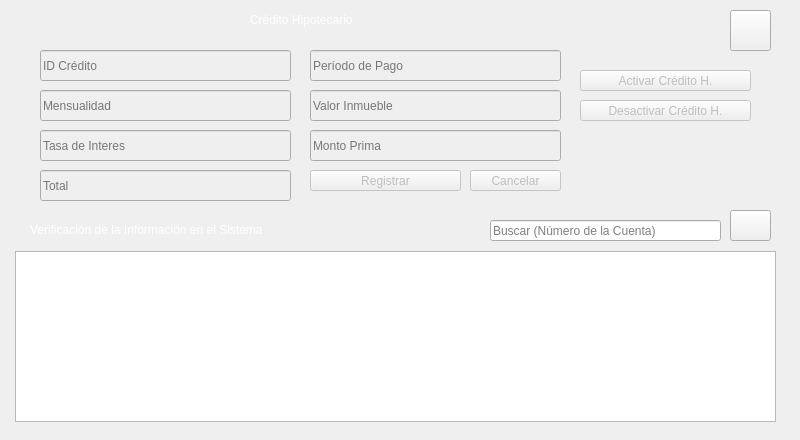
      <widget class="QWidget" name="tab_8">
       <attribute name="title">
        <string>Créditos Hipotecarios</string>
       </attribute>
       <widget class="QLineEdit" name="BuscarHipotecariosCuentalineEdit">
        <property name="geometry">
         <rect>
          <x>490</x>
          <y>220</y>
          <width>231</width>
          <height>21</height>
         </rect>
        </property>
        <property name="styleSheet">
         <string notr="true">font: 63 9pt &quot;Yu Gothic UI Semibold&quot;;
font: 13pt &quot;MS Shell Dlg 2&quot;;</string>
        </property>
        <property name="placeholderText">
         <string>Buscar (Número de la Cuenta)</string>
        </property>
       </widget>
       <widget class="QPushButton" name="BuscarHipotecasCuentaPushButton">
        <property name="geometry">
         <rect>
          <x>730</x>
          <y>210</y>
          <width>41</width>
          <height>31</height>
         </rect>
        </property>
        <property name="styleSheet">
         <string notr="true">border-image: url(:/imagenes/Buscar1.png);</string>
        </property>
        <property name="text">
         <string/>
        </property>
       </widget>
       <widget class="QLabel" name="label1016">
        <property name="geometry">
         <rect>
          <x>250</x>
          <y>10</y>
          <width>111</width>
          <height>20</height>
         </rect>
        </property>
        <property name="styleSheet">
         <string notr="true">font: 10pt &quot;MS Shell Dlg 2&quot;;
color: rgb(255, 255, 255);</string>
        </property>
        <property name="text">
         <string>Crédito Hipotecario</string>
        </property>
       </widget>
       <widget class="QLineEdit" name="IDcreditoHipotecariolineEdit">
        <property name="enabled">
         <bool>false</bool>
        </property>
        <property name="geometry">
         <rect>
          <x>40</x>
          <y>50</y>
          <width>251</width>
          <height>31</height>
         </rect>
        </property>
        <property name="styleSheet">
         <string notr="true">font: 63 9pt &quot;Yu Gothic UI Semibold&quot;;
font: 13pt &quot;MS Shell Dlg 2&quot;;</string>
        </property>
        <property name="placeholderText">
         <string>ID Crédito</string>
        </property>
       </widget>
       <widget class="QLineEdit" name="PeriodoPagoCHlineEdit">
        <property name="enabled">
         <bool>false</bool>
        </property>
        <property name="geometry">
         <rect>
          <x>310</x>
          <y>50</y>
          <width>251</width>
          <height>31</height>
         </rect>
        </property>
        <property name="styleSheet">
         <string notr="true">font: 63 9pt &quot;Yu Gothic UI Semibold&quot;;
font: 13pt &quot;MS Shell Dlg 2&quot;;</string>
        </property>
        <property name="placeholderText">
         <string>Período de Pago</string>
        </property>
       </widget>
       <widget class="QLineEdit" name="MensualidadCHlineEdit">
        <property name="enabled">
         <bool>false</bool>
        </property>
        <property name="geometry">
         <rect>
          <x>40</x>
          <y>90</y>
          <width>251</width>
          <height>31</height>
         </rect>
        </property>
        <property name="styleSheet">
         <string notr="true">font: 63 9pt &quot;Yu Gothic UI Semibold&quot;;
font: 13pt &quot;MS Shell Dlg 2&quot;;</string>
        </property>
        <property name="placeholderText">
         <string>Mensualidad</string>
        </property>
       </widget>
       <widget class="QLineEdit" name="ValorInmuebleCHlineEdit">
        <property name="enabled">
         <bool>false</bool>
        </property>
        <property name="geometry">
         <rect>
          <x>310</x>
          <y>90</y>
          <width>251</width>
          <height>31</height>
         </rect>
        </property>
        <property name="styleSheet">
         <string notr="true">font: 63 9pt &quot;Yu Gothic UI Semibold&quot;;
font: 13pt &quot;MS Shell Dlg 2&quot;;</string>
        </property>
        <property name="placeholderText">
         <string>Valor Inmueble</string>
        </property>
       </widget>
       <widget class="QLineEdit" name="TasaInteresCHlineEdit">
        <property name="enabled">
         <bool>false</bool>
        </property>
        <property name="geometry">
         <rect>
          <x>40</x>
          <y>130</y>
          <width>251</width>
          <height>31</height>
         </rect>
        </property>
        <property name="styleSheet">
         <string notr="true">font: 63 9pt &quot;Yu Gothic UI Semibold&quot;;
font: 13pt &quot;MS Shell Dlg 2&quot;;</string>
        </property>
        <property name="placeholderText">
         <string notr="true">Tasa de Interes</string>
        </property>
       </widget>
       <widget class="QLineEdit" name="MontoPrimaCHlineEdit">
        <property name="enabled">
         <bool>false</bool>
        </property>
        <property name="geometry">
         <rect>
          <x>310</x>
          <y>130</y>
          <width>251</width>
          <height>31</height>
         </rect>
        </property>
        <property name="styleSheet">
         <string notr="true">font: 63 9pt &quot;Yu Gothic UI Semibold&quot;;
font: 13pt &quot;MS Shell Dlg 2&quot;;</string>
        </property>
        <property name="placeholderText">
         <string>Monto Prima</string>
        </property>
       </widget>
       <widget class="QLineEdit" name="TotalCHlineEdit">
        <property name="enabled">
         <bool>false</bool>
        </property>
        <property name="geometry">
         <rect>
          <x>40</x>
          <y>170</y>
          <width>251</width>
          <height>31</height>
         </rect>
        </property>
        <property name="styleSheet">
         <string notr="true">font: 63 9pt &quot;Yu Gothic UI Semibold&quot;;
font: 13pt &quot;MS Shell Dlg 2&quot;;</string>
        </property>
        <property name="placeholderText">
         <string>Total</string>
        </property>
       </widget>
       <widget class="QPushButton" name="AgregarCreditoHpushButton">
        <property name="enabled">
         <bool>false</bool>
        </property>
        <property name="geometry">
         <rect>
          <x>310</x>
          <y>170</y>
          <width>151</width>
          <height>21</height>
         </rect>
        </property>
        <property name="styleSheet">
         <string notr="true">font: 63 9pt &quot;Yu Gothic UI Semibold&quot;;
font: 13pt &quot;MS Shell Dlg 2&quot;;</string>
        </property>
        <property name="text">
         <string>Registrar</string>
        </property>
       </widget>
       <widget class="QPushButton" name="CancelarCreditopushButton">
        <property name="enabled">
         <bool>false</bool>
        </property>
        <property name="geometry">
         <rect>
          <x>470</x>
          <y>170</y>
          <width>91</width>
          <height>21</height>
         </rect>
        </property>
        <property name="styleSheet">
         <string notr="true">font: 63 9pt &quot;Yu Gothic UI Semibold&quot;;
font: 13pt &quot;MS Shell Dlg 2&quot;;</string>
        </property>
        <property name="text">
         <string>Cancelar</string>
        </property>
       </widget>
       <widget class="QLabel" name="label1014_2">
        <property name="geometry">
         <rect>
          <x>30</x>
          <y>220</y>
          <width>261</width>
          <height>20</height>
         </rect>
        </property>
        <property name="styleSheet">
         <string notr="true">font: 10pt &quot;MS Shell Dlg 2&quot;;
color: rgb(255, 255, 255);</string>
        </property>
        <property name="text">
         <string>Verificación de la Información en el Sistema</string>
        </property>
       </widget>
       <widget class="QLabel" name="label1013_5">
        <property name="geometry">
         <rect>
          <x>0</x>
          <y>0</y>
          <width>791</width>
          <height>431</height>
         </rect>
        </property>
        <property name="styleSheet">
         <string notr="true">border-image: url(:/imagenes/negro3.png);</string>
        </property>
        <property name="text">
         <string/>
        </property>
       </widget>
       <widget class="QTableView" name="CreditoHipotecariotableView">
        <property name="geometry">
         <rect>
          <x>15</x>
          <y>251</y>
          <width>761</width>
          <height>171</height>
         </rect>
        </property>
       </widget>
       <widget class="QPushButton" name="ActivarCreditopushButton">
        <property name="enabled">
         <bool>false</bool>
        </property>
        <property name="geometry">
         <rect>
          <x>580</x>
          <y>70</y>
          <width>171</width>
          <height>21</height>
         </rect>
        </property>
        <property name="styleSheet">
         <string notr="true">font: 63 9pt &quot;Yu Gothic UI Semibold&quot;;
font: 13pt &quot;MS Shell Dlg 2&quot;;</string>
        </property>
        <property name="text">
         <string>Activar Crédito H.</string>
        </property>
       </widget>
       <widget class="QPushButton" name="DesactivarCreditopushButton">
        <property name="enabled">
         <bool>false</bool>
        </property>
        <property name="geometry">
         <rect>
          <x>580</x>
          <y>100</y>
          <width>171</width>
          <height>21</height>
         </rect>
        </property>
        <property name="styleSheet">
         <string notr="true">font: 63 9pt &quot;Yu Gothic UI Semibold&quot;;
font: 13pt &quot;MS Shell Dlg 2&quot;;</string>
        </property>
        <property name="text">
         <string>Desactivar Crédito H.</string>
        </property>
       </widget>
       <widget class="QPushButton" name="AyudaCreditoHpushButton">
        <property name="geometry">
         <rect>
          <x>730</x>
          <y>10</y>
          <width>41</width>
          <height>41</height>
         </rect>
        </property>
        <property name="styleSheet">
         <string notr="true">border-image: url(:/imagenes/ayuda.png);</string>
        </property>
        <property name="text">
         <string/>
        </property>
       </widget>
       <zorder>label1013_5</zorder>
       <zorder>BuscarHipotecasCuentaPushButton</zorder>
       <zorder>label1016</zorder>
       <zorder>IDcreditoHipotecariolineEdit</zorder>
       <zorder>PeriodoPagoCHlineEdit</zorder>
       <zorder>MensualidadCHlineEdit</zorder>
       <zorder>ValorInmuebleCHlineEdit</zorder>
       <zorder>TasaInteresCHlineEdit</zorder>
       <zorder>MontoPrimaCHlineEdit</zorder>
       <zorder>TotalCHlineEdit</zorder>
       <zorder>AgregarCreditoHpushButton</zorder>
       <zorder>CancelarCreditopushButton</zorder>
       <zorder>label1014_2</zorder>
       <zorder>BuscarHipotecariosCuentalineEdit</zorder>
       <zorder>CreditoHipotecariotableView</zorder>
       <zorder>ActivarCreditopushButton</zorder>
       <zorder>DesactivarCreditopushButton</zorder>
       <zorder>AyudaCreditoHpushButton</zorder>
      </widget>
